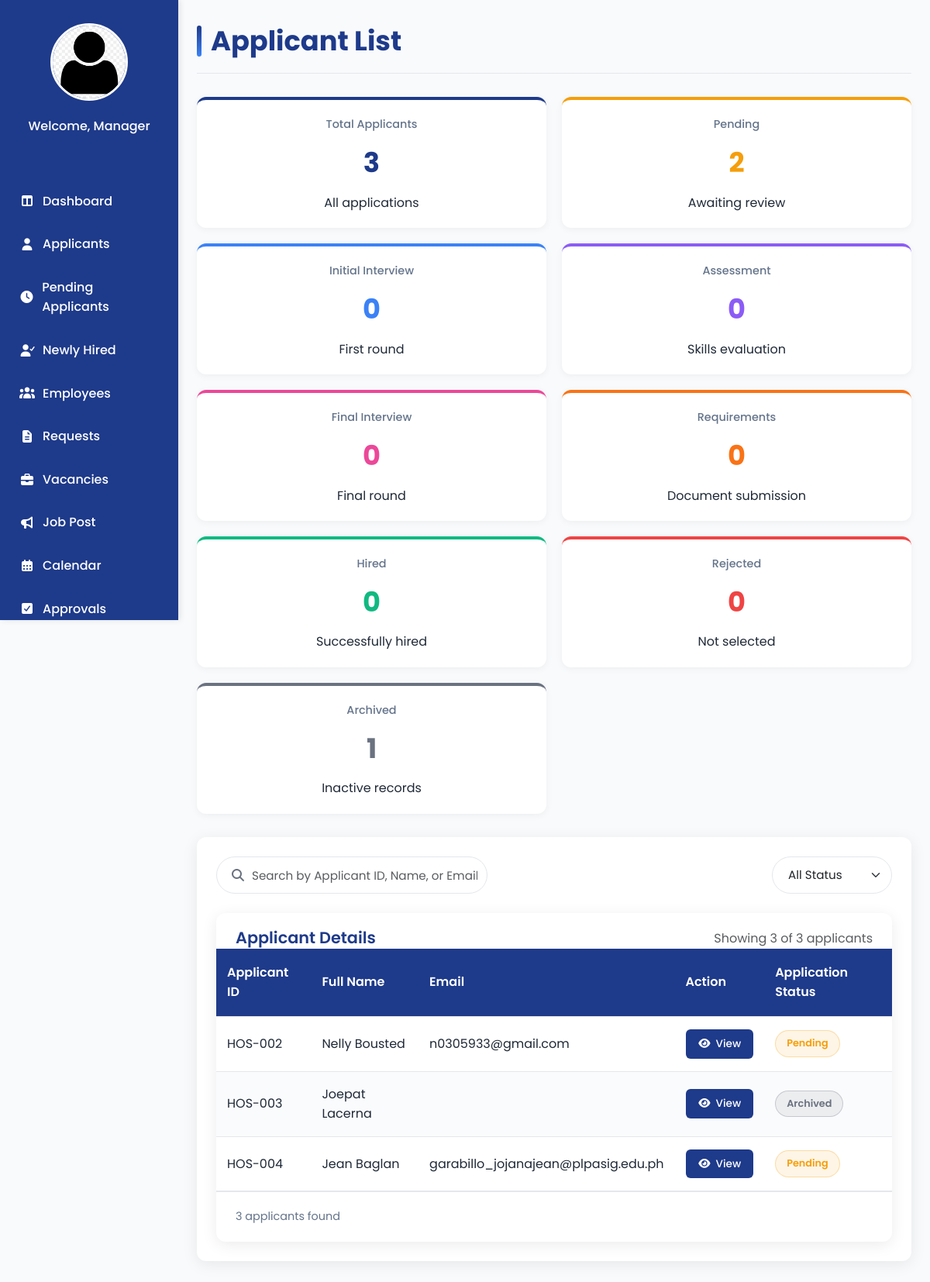
The app's page /Manager_Applicants.php, older data.
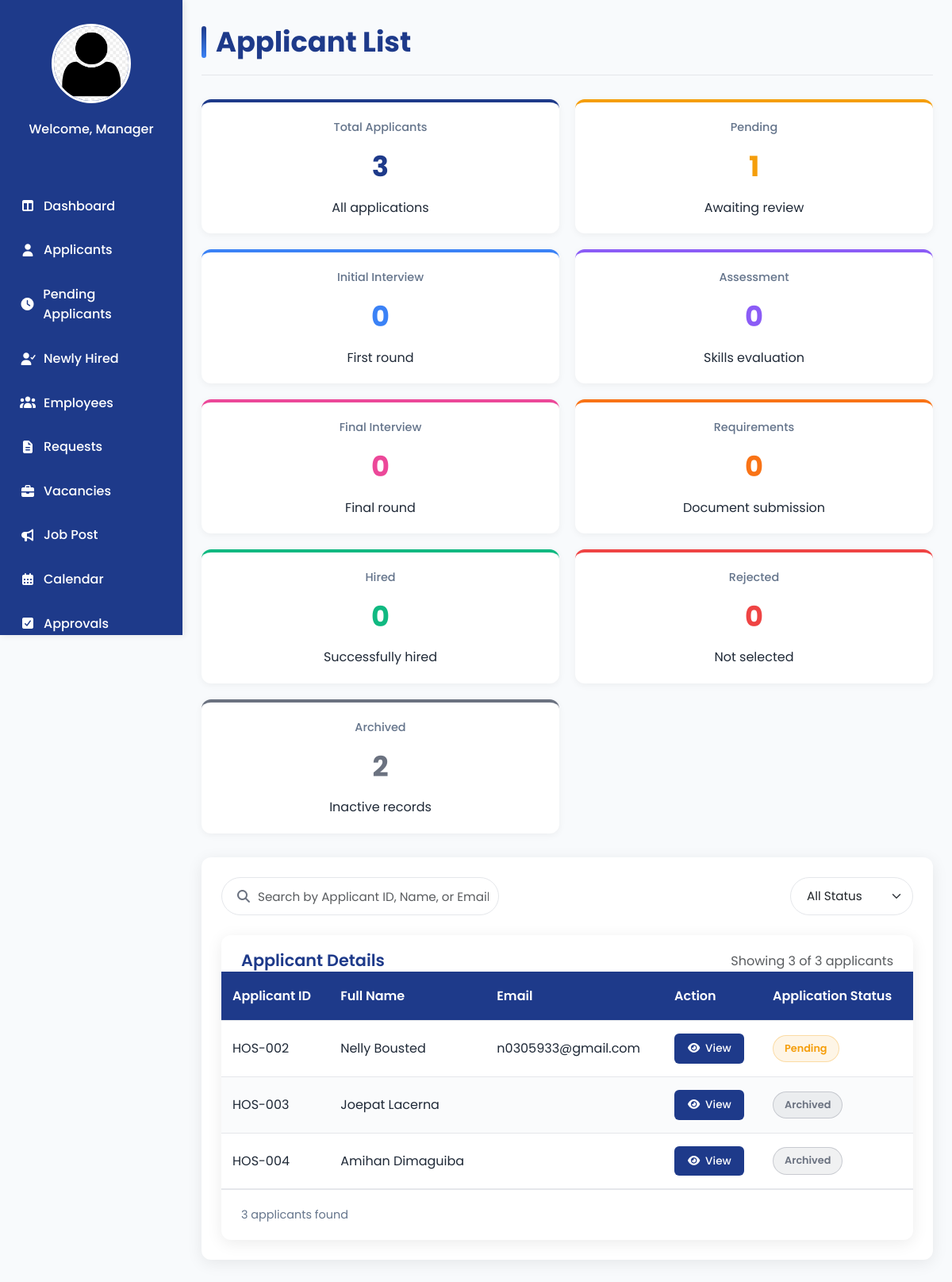
The same page, newer data.
### tables this page shows
CREATE TABLE `applicant` (
  `applicantID` varchar(100) NOT NULL,
  `fullName` varchar(150) NOT NULL,
  `position_applied` varchar(100) NOT NULL,
  `department` varchar(150) NOT NULL,
  `type_name` varchar(50) DEFAULT NULL,
  `date_applied` date NOT NULL,
  `contact_number` varchar(20) NOT NULL,
  `email_address` varchar(100) NOT NULL,
  `home_address` varchar(255) NOT NULL,
  `job_title` varchar(100) DEFAULT NULL,
  `company_name` varchar(150) NOT NULL,
  `date_started` date NOT NULL,
  `years_experience` int(11) DEFAULT NULL,
  `in_role` varchar(5) NOT NULL,
  `university` varchar(150) NOT NULL,
  `course` varchar(100) NOT NULL,
  `year_graduated` year(4) DEFAULT NULL,
  `skills` text NOT NULL,
  `summary` text NOT NULL,
  `status` varchar(20) NOT NULL,
  `hired_at` date DEFAULT NULL,
  `profile_pic` varchar(255) DEFAULT NULL
);

CREATE TABLE `user` (
  `user_id` varchar(100) NOT NULL,
  `applicant_employee_id` varchar(100) DEFAULT NULL,
  `email` varchar(100) NOT NULL,
  `password` varchar(255) NOT NULL,
  `role` varchar(50) NOT NULL,
  `fullname` varchar(150) NOT NULL,
  `status` varchar(20) NOT NULL,
  `created_at` datetime NOT NULL,
  `profile_pic` varchar(255) DEFAULT NULL,
  `reset_token` varchar(255) NOT NULL,
  `token_expiry` varchar(255) NOT NULL,
  `sub_role` varchar(50) DEFAULT NULL
);

### Manager_Applicants.php (the view, shortened to what the changed rows need)
<?php
require 'admin/db.connect.php';
$applicant_query = $conn->query("SELECT a.applicantID, a.fullName, u.email, a.status FROM applicant a LEFT JOIN user u ON a.applicantID = u.applicant_employee_id");
if ($applicant_query) {
  while ($row = $applicant_query->fetch_assoc()) {
    $applicants[] = $row;
  }
}
?>
<!DOCTYPE html>
<html lang="en">
<!DOCTYPE html>
<html lang="en">
<head>
  <link rel="stylesheet" href="manager-sidebar.css">
  <link rel="stylesheet" href="https://cdnjs.cloudflare.com/ajax/libs/font-awesome/7.0.1/css/all.min.css"
 />
  <link rel="stylesheet" href="https://cdn.jsdelivr.net/npm/bootstrap@5.3.3/dist/css/bootstrap.min.css">
</head>
<body>
  <main class="main-content">
    <div class="main-content-header">
      <h1>Applicant List</h1>
    </div>
    <div class="stats-container">
      <div class="stat-card pending">
        <div class="stat-label">Pending</div>
        <div class="stat-value">
          <?php
          $pending = 0;
          foreach($applicants as $a) {
            if(strtolower($a['status']) === 'pending') $pending++;
          }
          echo $pending;
          ?>
        </div>
        <div class="stat-desc">Awaiting review</div>
      </div>
      <div class="stat-card archived">
        <div class="stat-label">Archived</div>
        <div class="stat-value">
          <?php
          $archived = 0;
          foreach($applicants as $a) {
            if(strtolower($a['status']) === 'archived') $archived++;
          }
          echo $archived;
          ?>
        </div>
        <div class="stat-desc">Inactive records</div>
      </div>
    </div>
    <div class="content-card">
      <div class="table-container">
        <div class="table-responsive">
          <table id="applicantTable">
            <thead>
              <tr>
                <th>Applicant ID</th>
                <th>Full Name</th>
                <th>Email</th>
                <th>Action</th>
                <th>Application Status</th>
              </tr>
            </thead>
            <tbody>
              <?php foreach ($applicants as $applicant): ?>
                <tr>
                  <td><?php echo htmlspecialchars($applicant['applicantID']); ?></td>
                  <td><?php echo htmlspecialchars($applicant['fullName']); ?></td>
                  <td><?php echo htmlspecialchars($applicant['email']); ?></td>
                  <td>
                    <button class="view-btn"
                      onclick="viewApplicant('<?php echo htmlspecialchars($applicant['applicantID']); ?>', '<?php echo htmlspecialchars($applicant['fullName']); ?>', '<?php echo htmlspecialchars($applicant['email']); ?>', '<?php echo htmlspecialchars($applicant['status']); ?>')">
                      <i class="fa-solid fa-eye"></i> View
                    </button>
                  </td>
                  <td>
                    <?php
                    $statusClass = '';
                    $status = strtolower($applicant['status']);
                    if ($status === 'interviewed') {
                      $statusClass = 'interviewed';
                    } elseif ($status === 'rejected') {
                      $statusClass = 'rejected';
                    } elseif ($status === 'pending') {
                      $statusClass = 'pending';
                    } elseif ($status === 'initial interview') {
                      $statusClass = 'initial-interview';
                    } elseif ($status === 'assessment') {
                      $statusClass = 'assessment';
                    } elseif ($status === 'final interview') {
                      $statusClass = 'final-interview';
                    } elseif ($status === 'requirements') {
                      $statusClass = 'requirements';
                    } elseif ($status === 'archived') {
                      $statusClass = 'archived';
                    } ?>
                    <span class="status <?php echo $statusClass; ?>">
                      <?php echo htmlspecialchars($applicant['status']); ?>
                    </span>
                  </td>
                </tr>
              <?php endforeach; ?>
            </tbody>
          </table>
        </div>
      </div>
    </div>
  </main>
</body>
</html>

Row changes from the older to the newer data that the page shows:
changed applicant "HOS-004": fullName "Jean Baglan" → "Amihan Dimaguiba"; status "Pending" → "Archived"; user.email "garabillo_jojanajean@plpasig.edu.ph" → (not shown)
Text that changed along with them:
$pending: "2" → "1"
$archived: "1" → "2"
